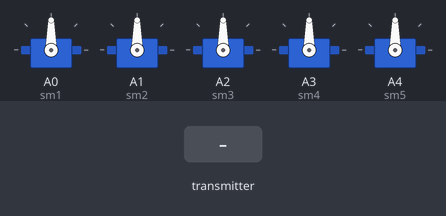
The sketch below on a simulated Arduino Uno, built with avr-gcc and run on an emulated ATmega328P. On the bench: 5 × servo. The inputs (shaded band) are chosen by the test bench. No radio packets arrive unless stated.

Above: at 1.2 s.
1.3 s: the transmitter starts sending msg.0 = 0
At 2.3 s:
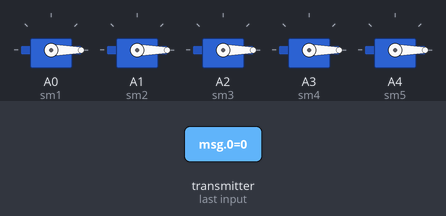
2.8 s: the transmitter starts sending msg.1 = 1
At 3.5 s:
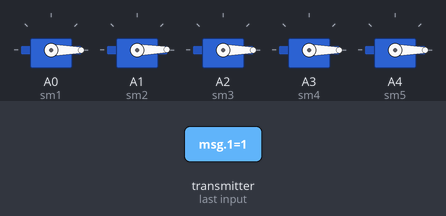
4.3 s: the transmitter starts sending msg.2 = 1
At 4.6 s:
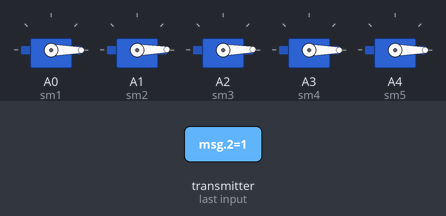
5.8 s: the transmitter starts sending msg.3 = 1
At 7.0 s:
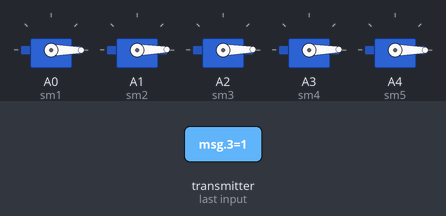
7.3 s: the transmitter starts sending msg.4 = 1
At 8.1 s:
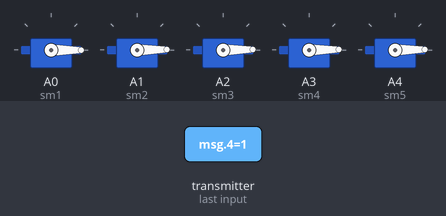
8.8 s: the transmitter starts sending msg.0 = 1
At 9.2 s:
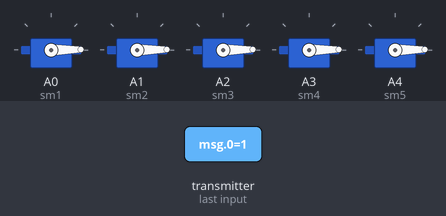
Timing chart, 0 to 11.3 s (numbered marks = the images above; inputs shaded):
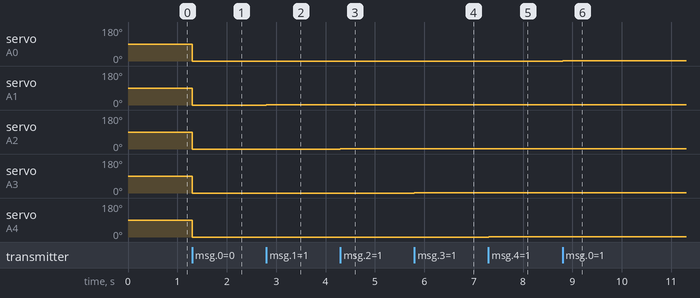

Measured:
- after the input at 1.3 s, servo on A0 (sm1), servo on A1 (sm2), servo on A2 (sm3), servo on A3 (sm4), servo on A4 (sm5): 90° → 0° at once
- after the input at 2.8 s, servo on A1 (sm2): 0° → 1° at once
- after the input at 4.3 s, servo on A2 (sm3): 0° → 1° at once
- after the input at 5.8 s, servo on A3 (sm4): 0° → 1° at once
- after the input at 7.3 s, servo on A4 (sm5): 0° → 1° at once
- after the input at 8.8 s, servo on A0 (sm1): 0° → 1° at once

The sketch:

myReciever.ino
```cpp
//by soumya srivastava
//Hand Gesture Controlled Bot
//Reciever Code
#include <Servo.h>

#include <SPI.h>
#include <nRF24L01.h>
#include <RF24.h>

RF24 radio(9, 10); // CE, CSN

const byte add[6] = "00001";
int msg[5];
int s1=0;
int s2=0;
int s3=0;
int s4=0;
int s5=0;
Servo sm1,sm2,sm3,sm4,sm5;
int angle=0;

void setup() {
  //serial communication begins
  Serial.begin(9600);
  //start the radio communication
  radio.begin();
  radio.openReadingPipe(0, add);
  radio.setPALevel(RF24_PA_MIN);
  radio.startListening();

  //Attaching the servo motors to pins of arduino
  sm1.attach(A0);
  sm2.attach(A1);
  sm3.attach(A2);
  sm4.attach(A3);
  sm5.attach(A4);


}

void loop() {


 // sm1.write(0);

  //starting the radio communication
  if (radio.available()) {

    radio.read(&msg,sizeof(msg));


    //storing the incoming mapped angles from the transmitter into 5 variables
    s1=msg[0];
    s2=msg[1];
    s3=msg[2];
    s4=msg[3];
    s5=msg[4];


   //Writing the mapped angle values in the servo motors
    sm1.write(s1);
    sm2.write(s2);
    sm3.write(s3);
    sm4.write(s4);
    sm5.write(s5);


  //code for checking the rotation of servo motors

  /*for(angle=0; angle <180; ++angle)
 {
 sm1.write(angle);
 delay(5);
 sm2.write(angle);
 delay(5);
 sm3.write(angle);
 delay(5);
 sm4.write(angle);
 delay(5);
 sm5.write(angle);
 delay(5);
 }
for(angle=180; angle >0; --angle)
 {
 sm1.write(angle);
 delay(5);
 sm2.write(angle);
 delay(5);
sm3.write(angle);
 delay(5);
 sm4.write(angle);
 delay(5);
 sm5.write(angle);
 delay(5);
 }*/


  }

}
```
